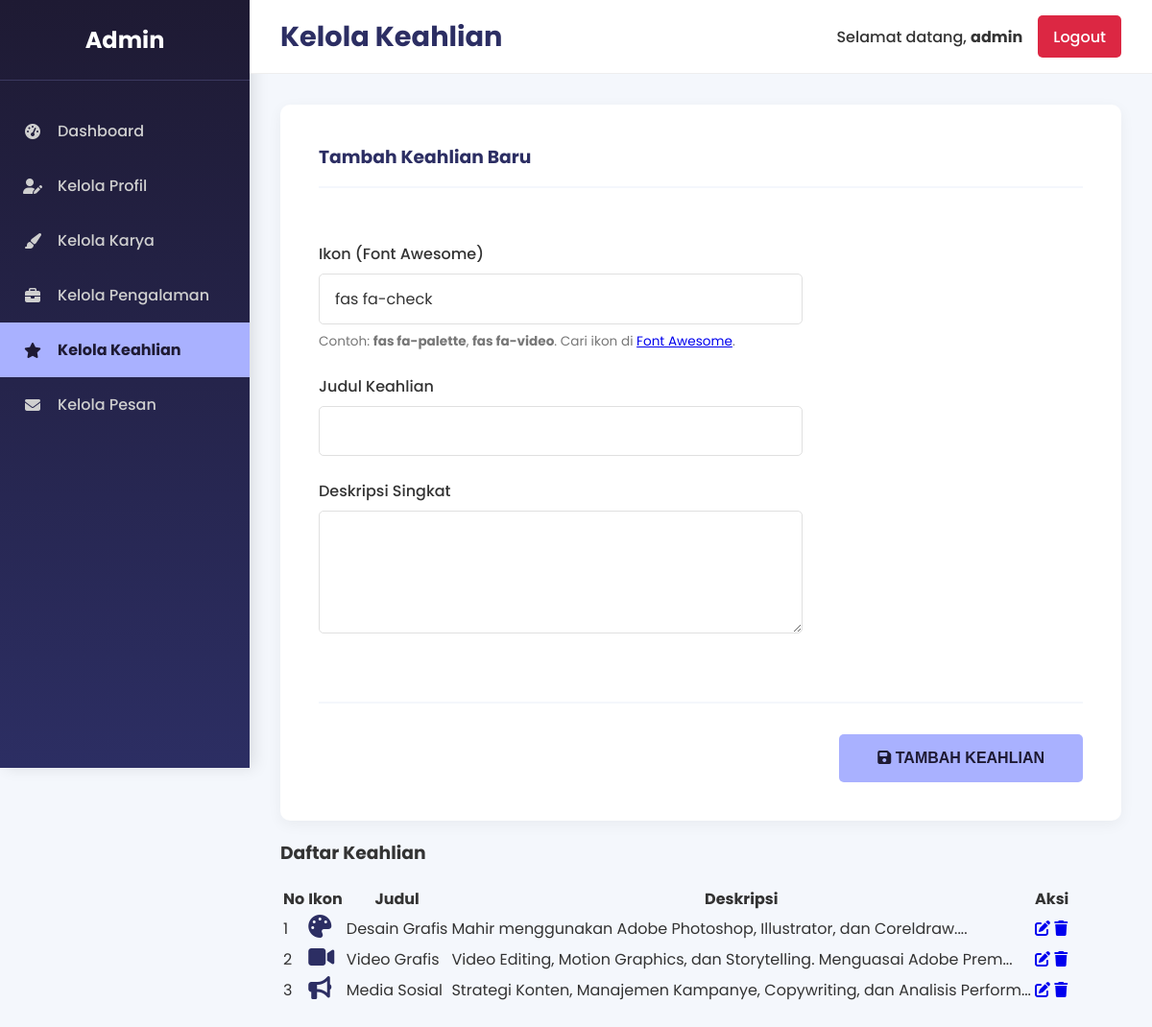
Screenshot of /admin/kelola_keahlian.php (signed in) with the database file from the repository.
### tables this page shows
CREATE TABLE `keahlian` (
  `id` int(11) NOT NULL,
  `ikon` varchar(100) NOT NULL DEFAULT 'fas fa-check',
  `judul` varchar(100) NOT NULL,
  `deskripsi` text NOT NULL
);

### admin/kelola_keahlian.php (the view, shortened to what this page needs)
<?php
require_once 'db_connect.php';
$edit_mode = false;
$item_to_edit = [];
$daftar_keahlian = [];
try {
    $stmt = $pdo->query("SELECT * FROM keahlian");
    $daftar_keahlian = $stmt->fetchAll(PDO::FETCH_ASSOC);
} catch (PDOException $e) {
    $message = "Gagal mengambil daftar keahlian: " . $e->getMessage();
    $message_type = 'error';
}
$admin_username = $_SESSION['admin_username'] ?? 'Admin';
?>
<!DOCTYPE html>
<html lang="id">
<head>
    <link rel="stylesheet" href="https://cdnjs.cloudflare.com/ajax/libs/font-awesome/6.5.1/css/all.min.css">
    <link rel="stylesheet" href="admin_style.css">
    <link href="https://unpkg.com/aos@2.3.1/dist/aos.css" rel="stylesheet">
</head>
<body>
    <div class="admin-wrapper">
        <aside class="admin-sidebar">
            <div class="sidebar-header">
                <h2>Admin</h2>
            </div>
            <ul class="sidebar-nav">
                <li><a href="index.php"><i class="fas fa-tachometer-alt"></i> <span>Dashboard</span></a></li>
                <li><a href="kelola_profil.php"><i class="fas fa-user-edit"></i> <span>Kelola Profil</span></a></li>
                <li><a href="kelola_karya.php"><i class="fas fa-paint-brush"></i> <span>Kelola Karya</span></a></li>
                <li><a href="kelola_pengalaman.php"><i class="fas fa-briefcase"></i> <span>Kelola Pengalaman</span></a></li>
                <li><a href="kelola_keahlian.php" class="active"><i class="fas fa-star"></i> <span>Kelola Keahlian</span></a></li>
                <li><a href="kelola_pesan.php"><i class="fas fa-envelope"></i> <span>Kelola Pesan</span></a></li>
            </ul>
        </aside>
        <main class="admin-main-content">
            <header class="admin-header">
                <h1>Kelola Keahlian</h1>
                <div class="admin-user">
                    <span>Selamat datang, <strong><?php echo htmlspecialchars($admin_username); ?></strong></span>
                    <a href="logout.php" class="btn-logout">Logout</a>
                </div>
            </header>
            <section class="admin-content">
                <div class="admin-form-container" data-aos="fade-up">
                    <form class="admin-form single-column" action="kelola_keahlian.php" method="POST">
                        <h3 class="form-title"><?php echo $edit_mode ? 'Edit Keahlian' : 'Tambah Keahlian Baru'; ?></h3>
                        <div class="form-section">
                            <div class="form-group-admin">
                                <label for="ikon">Ikon (Font Awesome)</label>
                                <input type="text" id="ikon" name="ikon" value="<?php echo htmlspecialchars($item_to_edit['ikon'] ?? 'fas fa-check'); ?>" required>
                                <small>Contoh: <strong>fas fa-palette</strong>, <strong>fas fa-video</strong>. Cari ikon di <a href="https://fontawesome.com/v6/search?m=free&s=solid" target="_blank">Font Awesome</a>.</small>
                            </div>
                            <div class="form-group-admin">
                                <label for="judul">Judul Keahlian</label>
                                <input type="text" id="judul" name="judul" value="<?php echo htmlspecialchars($item_to_edit['judul'] ?? ''); ?>" required>
                            </div>
                            <div class="form-group-admin">
                                <label for="deskripsi">Deskripsi Singkat</label>
                                <textarea id="deskripsi" name="deskripsi" rows="4"><?php echo htmlspecialchars($item_to_edit['deskripsi'] ?? ''); ?></textarea>
                            </div>
                        </div>
                        <div class="form-actions">
                            <button type="submit" name="submit_keahlian" class="btn-save">
                                <i class="fas fa-save"></i> <?php echo $edit_mode ? 'Simpan Perubahan' : 'Tambah Keahlian'; ?>
                            </button>
                        </div>
                    </form>
                </div>
                <div class="admin-table-container" data-aos="fade-up" data-aos-delay="100">
                    <h3 class="table-title">Daftar Keahlian</h3>
                    <table class="admin-table">
                        <thead>
                            <tr>
                                <th>No</th>
                                <th>Ikon</th>
                                <th>Judul</th>
                                <th>Deskripsi</th>
                                <th>Aksi</th>
                            </tr>
                        </thead>
                        <tbody>
                            <?php if (empty($daftar_keahlian)): ?>
                                <tr>
                                    <td colspan="5" style="text-align: center;">Belum ada data.</td>
                                </tr>
                            <?php else: ?>
                                <?php $i = 1; foreach ($daftar_keahlian as $item): ?>
                                    <tr>
                                        <td><?php echo $i++; ?></td>
                                        <td><i class="<?php echo htmlspecialchars($item['ikon']); ?>" style="font-size: 1.5rem; color: var(--bg-dark-2);"></i></td>
                                        <td><?php echo htmlspecialchars($item['judul']); ?></td>
                                        <td><?php echo substr(htmlspecialchars($item['deskripsi']), 0, 70) . '...'; ?></td>
                                        <td>
                                            <div class="action-buttons">
                                                <a href="?action=edit&id=<?php echo $item['id']; ?>" class="btn-edit"><i class="fas fa-edit"></i></a>
                                                <a href="?action=delete&id=<?php echo $item['id']; ?>" class="btn-delete" onclick="return confirm('Yakin ingin menghapus data ini?');"><i class="fas fa-trash"></i></a>
                                            </div>
                                        </td>
                                    </tr>
                                <?php endforeach; ?>
                            <?php endif; ?>
                        </tbody>
                    </table>
                </div>
            </section>
        </main>
    </div>
</body>
</html>

### admin/admin_style.css (style rules this page uses)
:root { --bg-dark-1: #1E1A33; --bg-dark-2: #2C2E63; --bg-light: #F4F7FC; --text-main: #FFFFFF; --text-dark: #333; --text-secondary: #CFCFCF; --accent: #A9B1FF; --accent-dark: #6a79ff; --danger: #DC2743; --success: #25D366; --border-color: #E0E0E0; }
body { font-family: 'Poppins', sans-serif; margin: 0; padding: 0; background-color: var(--bg-light); color: var(--text-dark); }
.admin-wrapper { display: flex; }
.admin-sidebar { width: 260px; background: linear-gradient(180deg, var(--bg-dark-1), var(--bg-dark-2)); color: var(--text-main); min-height: 100vh; position: fixed; top: 0; left: 0; box-shadow: 5px 0 15px rgba(0,0,0,0.1); }
.sidebar-header { padding: 1.5rem; text-align: center; border-bottom: 1px solid rgba(169, 177, 255, 0.2); }
.sidebar-header h2 { margin: 0; color: var(--text-main); font-size: 1.5rem; }
.sidebar-nav { list-style: none; padding: 0; margin: 1.5rem 0; }
.sidebar-nav li a { display: flex; align-items: center; gap: 1rem; padding: 1rem 1.5rem; color: var(--text-secondary); font-weight: 500; transition: background 0.3s ease, color 0.3s ease; text-decoration: none; }
.sidebar-nav li a.active { background: var(--accent); color: var(--bg-dark-1); font-weight: 700; border-left: 4px solid var(--accent); padding-left: calc(1.5rem - 4px); }
.sidebar-nav li a i { width: 20px; text-align: center; }
.admin-main-content { margin-left: 260px; width: calc(100% - 260px); padding: 0; }
.admin-header { display: flex; justify-content: space-between; align-items: center; padding: 1rem 2rem; background: var(--text-main); border-bottom: 1px solid #EEE; position: sticky; top: 0; z-index: 900; }
.admin-header h1 { margin: 0; font-size: 1.8rem; color: var(--bg-dark-2); }
.admin-user { display: flex; align-items: center; gap: 1rem; }
.admin-user span { font-weight: 500; }
.btn-logout { background: var(--danger); color: white; padding: 0.6rem 1rem; border-radius: 5px; font-weight: 500; transition: background 0.3s ease; text-decoration: none; }
.admin-content { padding: 2rem; }
.admin-form-container { background: var(--text-main); border-radius: 10px; box-shadow: 0 4px 15px rgba(0,0,0,0.05); }
.admin-form { display: grid; grid-template-columns: 2fr 1fr; gap: 2.5rem; padding: 2.5rem; }
.form-title { grid-column: 1 / -1; margin: 0 0 1rem 0; color: var(--bg-dark-2); border-bottom: 2px solid var(--bg-light); padding-bottom: 1rem; }
.form-group-admin { margin-bottom: 1.5rem; }
.form-group-admin label { display: block; font-weight: 500; margin-bottom: 0.5rem; color: #333; }
.form-group-admin input[type="text"], .form-group-admin input[type="url"], .form-group-admin textarea { width: 100%; padding: 0.8rem 1rem; border: 1px solid var(--border-color); border-radius: 5px; font-size: 1rem; font-family: 'Poppins', sans-serif; color: var(--text-dark); box-sizing: border-box; transition: border-color 0.3s ease, box-shadow 0.3s ease; }
.form-group-admin textarea { min-height: 100px; resize: vertical; }
.form-group-admin small { color: #777; font-size: 0.85rem; margin-top: 0.5rem; display: block; }
.form-actions { grid-column: 1 / -1; text-align: right; border-top: 2px solid var(--bg-light); padding-top: 2rem; }
.btn-save { padding: 1rem 2.5rem; background: var(--accent); color: var(--bg-dark-1); border: none; border-radius: 5px; font-weight: 700; font-size: 1rem; cursor: pointer; transition: background 0.3s ease; text-transform: uppercase; }

### rows the page displays
keahlian: judul "Desain Grafis", deskripsi "Mahir menggunakan Adobe Photoshop, Illustrator, dan Coreldraw."
keahlian: judul "Video Grafis", deskripsi "Video Editing, Motion Graphics, dan Storytelling. Menguasai Adobe Prem"
keahlian: judul "Media Sosial", deskripsi "Strategi Konten, Manajemen Kampanye, Copywriting, dan Analisis Perform"

### other values shown
$admin_username "admin"
